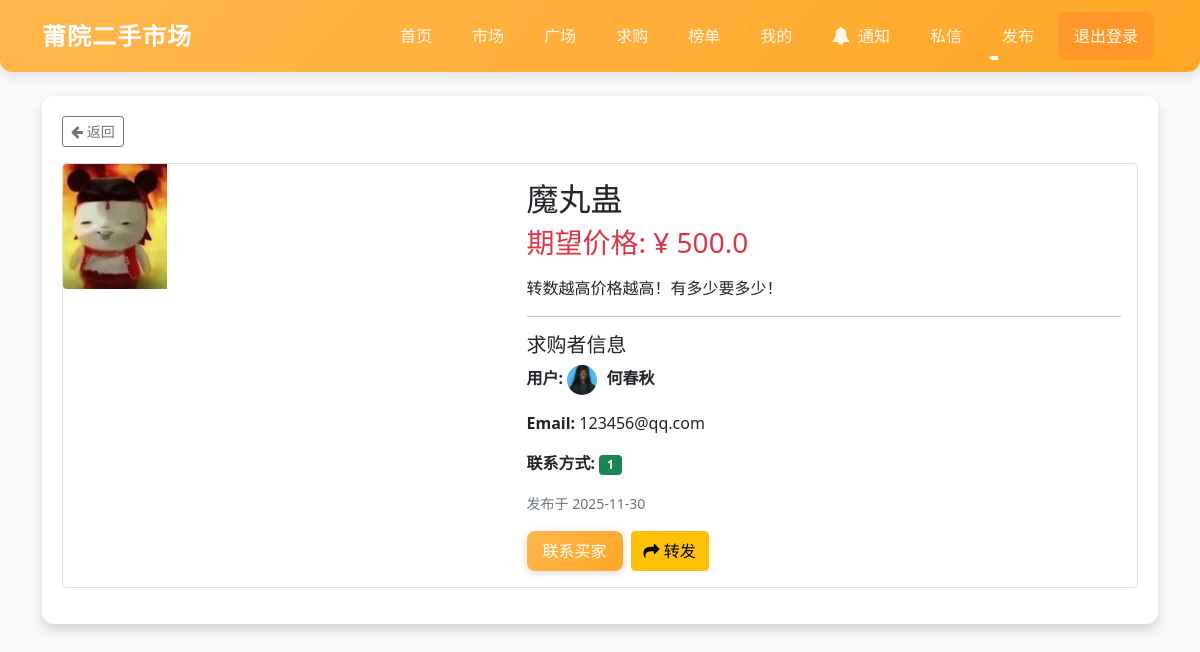
/request/2 (signed in), run on the app's committed database.
### app/models.py (models this page shows)
class Request(db.Model):
    id = db.Column(db.Integer, primary_key=True)
    title = db.Column(db.String(100), nullable=False, index=True)
    description = db.Column(db.Text, nullable=False)
    price = db.Column(db.Float, nullable=False)
    image_file = db.Column(db.String(20), nullable=False, default='default.jpg')
    date_posted = db.Column(db.DateTime, nullable=False, default=datetime.utcnow, index=True)
    user_id = db.Column(db.Integer, db.ForeignKey('user.id'), nullable=False, index=True)
    user = db.relationship('User', backref='requests', lazy=True)

class User(db.Model, UserMixin):
    id = db.Column(db.Integer, primary_key=True)
    username = db.Column(db.String(20), unique=True, nullable=False, index=True)
    email = db.Column(db.String(120), unique=True, nullable=False, index=True)
    password = db.Column(db.String(60), nullable=False)
    contact = db.Column(db.String(60), nullable=False)
    avatar = db.Column(db.String(20), nullable=False, default='default_avatar.png')
    is_admin = db.Column(db.Boolean, nullable=False, default=False)
    sales_count = db.Column(db.Integer, nullable=False, default=0)  # 成交量统计
    views = db.Column(db.Integer, nullable=False, default=0, index=True)  # 主页访问量统计
    items = db.relationship('Item', backref='seller', lazy=True)

### app/routes.py (the view)
@main.route("/request/<int:request_id>")
def request_detail(request_id):
    req = Request.query.get_or_404(request_id)
    return render_template('request_detail.html', title=req.title, request=req)

### app/__init__.py (called while the page is built)
@login_manager.user_loader
def load_user(user_id):
    return User.query.get(int(user_id))

### app/routes.py (called while the page is built)
@main.app_context_processor
def utility_processors():
    def notifications_processor():
        if current_user.is_authenticated:
            unread_count = Notification.query.filter_by(user_id=current_user.id, is_read=False).count()
            return unread_count
        return 0
    return dict(unread_notifications_count=notifications_processor)

### templates/request_detail.html (shortened to what this page needs)
{% extends "base.html" %}
{% block content %}
<div class="mb-3">
    <button onclick="window.history.back()" class="btn btn-outline-secondary btn-sm">
        <i class="fa fa-arrow-left"></i> 返回
    </button>
</div>
<div class="card mb-3">
    <div class="row g-0">
        <div class="col-md-5">
            {% if request.image_file != 'default.jpg' %}
            <img src="{{ url_for('static', filename='uploads/' + request.image_file) }}" class="img-fluid rounded-start" alt="求购图片">
            {% else %}
            <div class="bg-warning text-dark d-flex align-items-center justify-content-center h-100" style="min-height: 300px;">
                <i class="fa fa-shopping-bag fa-5x"></i>
            </div>
            {% endif %}
        </div>
        <div class="col-md-7">
            <div class="card-body">
                <h2 class="card-title">{{ request.title }}</h2>
                <h3 class="text-danger mb-3">期望价格: ¥ {{ request.price }}</h3>
                <p class="card-text">{{ request.description }}</p>
                <hr>
                <h5>求购者信息</h5>
                <p><strong>用户:</strong>
                    <img src="{{ url_for('static', filename='uploads/avatars/' + request.user.avatar) }}"
                         alt="{{ request.user.username }}"
                         class="rounded-circle clickable-avatar"
                         style="width: 30px; height: 30px; object-fit: cover; margin-right: 5px; vertical-align: middle;"
                         onclick="showUserInfo({{ request.user.id }})">
                    <strong class="clickable-username" onclick="showUserInfo({{ request.user.id }})">{{ request.user.username }}</strong>
                </p>
                <p><strong>Email:</strong> {{ request.user.email }}</p>
                <p><strong>联系方式:</strong> <span class="badge bg-success">{{ request.user.contact }}</span></p>
                <p class="text-muted"><small>发布于 {{ request.date_posted.strftime('%Y-%m-%d') }}</small></p>
                <div class="d-flex gap-2">
                    {% if request.user != current_user %}
                        {% if current_user.is_authenticated %}
                            <a href="{{ url_for('main.messages', user_id=request.user.id) }}" class="btn btn-info" style="background: linear-gradient(135deg, #ffb74d 0%, #ffa726 100%); border: none; border-radius: 8px; box-shadow: 0 2px 8px rgba(0, 0, 0, 0.15); transition: all 0.3s ease; color: white; padding: 0.5rem 1rem;">联系买家</a>
                            <button type="button" class="btn btn-warning" data-bs-toggle="modal" data-bs-target="#forwardModal">
                                <i class="fa fa-share"></i> 转发
                            </button>
                        {% endif %}
                    {% endif %}
                </div>
            </div>
        </div>
    </div>
</div>
{% endblock %}

### templates/base.html (style rules this page uses)
body { background-color: #f8f9fa; min-height: 100vh; overflow-x: hidden; }
.clickable-avatar, .clickable-username { cursor: pointer; transition: opacity 0.2s; }

### data on the page
Request: image_file (picture), title "魔丸蛊", price "500.0", description "转数越高价格越高！有多少要多少！", date_posted "2025-11-30"
User: avatar (picture), user.username "何春秋", user.email "123456@qq.com", user.contact "1"
